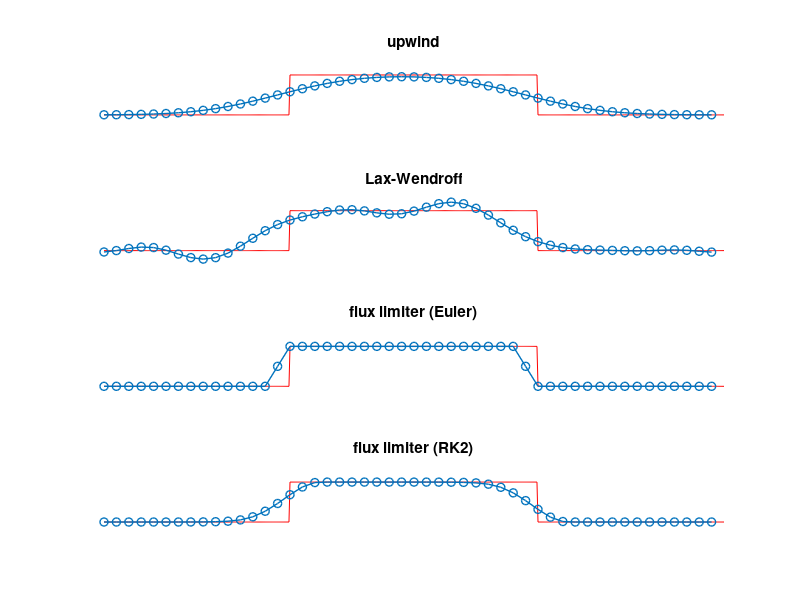

This figure's MATLAB source:
function fluxlimiter(J,nu,k,init)
% FLUXLIMITER  Solves for u(x,t) at t=k with
%   u_t + u_x = 0  on  0 < x < 1
% with periodic boundary conditions and with either square wave
% initial shape
%   u(x,0) = 1  if 0.3 < x < 0.7,
%            0  otherwise
% or smoother 'hump' initial shape,
%   u(x,0) = cos^2(2 pi (x-0.5))  if 0.25 < x < 0.75
%          = 0                  otherwise.
% Demonstrates four schemes in subplots in one figure: upwind (top),
% Lax-Wendroff (next), and a flux-limited, nonlinear (bottom two).
% The last two subplots differ in their time-integration scheme:
% upper is explicit Euler and lower is an order 2 Runge-Kutta method
% (= modified Euler).
%    The flux-limited scheme is defined in equations (1.2), (1.3), and
% (1.7) of
%    Hundsdorfer and Verwer, "Numerical Solution of Time-Dependent
%    Advection-Diffusion-Reaction Equations", Springer 2003
% which we call "H&V".  The particular flux-limiter is the kappa=1/3
% case of (1.10) in H&V, the Koren (1993) choice.
% Form: fluxlimiter(J,nu,k,init)
% Example:
%    >> fluxlimiter(50,0.5,1,'square')
%    >> fluxlimiter(50,0.33,1,'hump')
%    >> fluxlimiter(100,0.33,10,'square')
%    >> fluxlimiter(100,0.33,10,'hump')
% The first and third arguments are J and k which must be integers.
% The flux-limited scheme requires nu <= 1/2 with explicit Euler
% time integration; see (1.12) in H&V (2003).

if nargin<1,  J = 50;   end
if nargin<2,  nu = 0.5;   end
if nargin<3,  k = 1;   end
if nargin<4,  init = 'square';   end
figure(1), clf

% spatial grid
dx = 1.0 / J;  x  = 0:dx:1-dx;

% initial shape
errstr = 'only "square" and "hump" are allowed as initial';
if length(init)<4, error(errstr), end
init = init(1:4);
if all(init=='squa')
  uinit = ones(size(x));
  uinit(x<0.3) = 0.0;  uinit(x>0.7) = 0.0;   % square wave
elseif all(init=='hump')
  uinit = cos(2*pi*(x-0.5)).^2;
  uinit(x<0.25) = 0.0;  uinit(x>0.75) = 0.0; % smooth hump
else, error(errstr), end

% temporal grid
tf = k * 1.0;
dt = nu * dx;
NN = ceil(tf/dt);
dt = tf / NN;  t  = 0:dt:tf;
fprintf('  doing N=%d steps with dt=%.5e\n',NN,dt)

% u(x,t=tf) = u(x,t=0)   because tf=k (integer) and periodic
xfine = 0:1/600:1;
if all(init=='squa')
  uexact = ones(size(xfine));
  uexact(xfine<0.3) = 0.0;  uexact(xfine>0.7) = 0.0;   % square wave
elseif all(init=='hump')
  uexact = cos(2*pi*(xfine-0.5)).^2;
  uexact(xfine<0.25) = 0.0;  uexact(xfine>0.75) = 0.0; % smooth hump
end

% three numerical schemes
for fig=1:4
      u = uinit;
      for n=1:NN-1
        if fig==1                        % upwind
          fstag = u;
          u = u - nu * (fstag - [fstag(J) fstag(1:J-1)]);
        elseif fig==2                    % Lax-Wendroff
          ustag = 0.5 * (u + [u(2:J) u(1)]);
          fstag = ustag - (nu/2) * ([u(2:J) u(1)] - u);    % dt/2 of Lax-Friedrichs
          u = u - nu * (fstag - [fstag(J) fstag(1:J-1)]);
        else                             % flux-limiter
          theta = gettheta(J,u);
          psi = getpsi(theta);
          %figure(2), hold on, plot(theta,ppsi,'*'), axis([-3 6 -0.5 1.5])
          fstag = u + psi .* ([u(2:J) u(1)] - u);  % add to upwind version
          uEu = u - nu * (fstag - [fstag(J) fstag(1:J-1)]);  % exp Euler
        end
        if fig==3                        % just explicit Euler
          u = uEu;
        elseif fig==4                    % complete RK2 scheme
          theta2 = gettheta(J,uEu);
          psi2 = getpsi(theta2);
          fstag2 = uEu + psi2 .* ([uEu(2:J) uEu(1)] - uEu);
          u = u - (nu/2) * (fstag - [fstag(J) fstag(1:J-1)]) - ...
                    (nu/2) * (fstag2 - [fstag2(J) fstag2(1:J-1)]);
        end
      end
      figure(1), subplot(4,1,fig)
      plot(xfine,uexact,'r')   % exact soln on fine grid
      hold on,  plot(x,u,'o-','markersize',6,'linewidth',1.0)
      hold off, axis([0 1 -0.3 1.3]), axis off
      if fig==1, title('upwind')
      elseif fig==2, title('Lax-Wendroff')
      elseif fig==3, title('flux limiter (Euler)')
      elseif fig==4, title('flux limiter (RK2)')
      end
end

function th = gettheta(J,u)
  th      = u - [u(J) u(1:J-1)];
  denom   = [u(2:J) u(1)] - u;
  no      = (abs(denom) < 1.0e-10);
  th(no)  = 0.0;
  th(~no) = th(~no) ./ denom(~no);
end

function ps = getpsi(theta)
  % This is the Koren (1993) choice, the kappa=1/3 case of (1.10) in H&V.
  ps = min([ones(size(theta)); (1/3)+(1/6)*theta; theta]);
  ps = max(0.0, ps);
end

end  % function fluxlimiter
